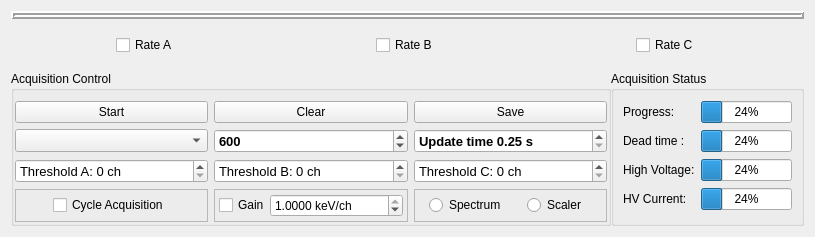
      <widget class="QWidget" name="tab_SP">
       <attribute name="title">
        <string> Acquisition </string>
       </attribute>
       <layout class="QVBoxLayout" name="verticalLayout_20">
        <item>
         <widget class="QFrame" name="frame_8">
          <property name="frameShape">
           <enum>QFrame::Box</enum>
          </property>
          <property name="frameShadow">
           <enum>QFrame::Raised</enum>
          </property>
          <property name="lineWidth">
           <number>2</number>
          </property>
          <layout class="QVBoxLayout" name="verticalLayout_25">
           <property name="spacing">
            <number>0</number>
           </property>
           <property name="leftMargin">
            <number>0</number>
           </property>
           <property name="topMargin">
            <number>0</number>
           </property>
           <property name="rightMargin">
            <number>0</number>
           </property>
           <property name="bottomMargin">
            <number>0</number>
           </property>
           <item>
            <widget class="AcqCanvas" name="AcqWidget" native="true"/>
           </item>
          </layout>
         </widget>
        </item>
        <item>
         <widget class="QStackedWidget" name="stackedWidget">
          <property name="sizePolicy">
           <sizepolicy hsizetype="Preferred" vsizetype="Maximum">
            <horstretch>0</horstretch>
            <verstretch>0</verstretch>
           </sizepolicy>
          </property>
          <property name="currentIndex">
           <number>1</number>
          </property>
          <widget class="QWidget" name="page_1">
           <layout class="QHBoxLayout" name="horizontalLayout_9">
            <item>
             <widget class="QComboBox" name="ZoomComboBox">
              <property name="sizePolicy">
               <sizepolicy hsizetype="Maximum" vsizetype="Fixed">
                <horstretch>0</horstretch>
                <verstretch>0</verstretch>
               </sizepolicy>
              </property>
              <property name="minimumSize">
               <size>
                <width>100</width>
                <height>0</height>
               </size>
              </property>
             </widget>
            </item>
            <item>
             <widget class="QScrollBar" name="HistogramScrollBar">
              <property name="sizePolicy">
               <sizepolicy hsizetype="Expanding" vsizetype="Maximum">
                <horstretch>0</horstretch>
                <verstretch>0</verstretch>
               </sizepolicy>
              </property>
              <property name="minimumSize">
               <size>
                <width>0</width>
                <height>20</height>
               </size>
              </property>
              <property name="autoFillBackground">
               <bool>false</bool>
              </property>
              <property name="orientation">
               <enum>Qt::Horizontal</enum>
              </property>
              <property name="invertedAppearance">
               <bool>false</bool>
              </property>
              <property name="invertedControls">
               <bool>false</bool>
              </property>
             </widget>
            </item>
            <item>
             <widget class="QCheckBox" name="LogScaleCheckBox">
              <property name="text">
               <string>Log Scale</string>
              </property>
             </widget>
            </item>
           </layout>
          </widget>
          <widget class="QWidget" name="page_2">
           <layout class="QHBoxLayout" name="horizontalLayout_13">
            <item alignment="Qt::AlignHCenter">
             <widget class="QCheckBox" name="ACheckBox">
              <property name="text">
               <string>Rate A</string>
              </property>
             </widget>
            </item>
            <item alignment="Qt::AlignHCenter">
             <widget class="QCheckBox" name="BCheckBox">
              <property name="text">
               <string>Rate B</string>
              </property>
             </widget>
            </item>
            <item alignment="Qt::AlignHCenter">
             <widget class="QCheckBox" name="CCheckBox">
              <property name="text">
               <string>Rate C</string>
              </property>
             </widget>
            </item>
           </layout>
          </widget>
         </widget>
        </item>
        <item>
         <widget class="QFrame" name="tab_sp_bottom_frame">
          <property name="sizePolicy">
           <sizepolicy hsizetype="Preferred" vsizetype="Maximum">
            <horstretch>0</horstretch>
            <verstretch>0</verstretch>
           </sizepolicy>
          </property>
          <property name="frameShape">
           <enum>QFrame::NoFrame</enum>
          </property>
          <property name="frameShadow">
           <enum>QFrame::Plain</enum>
          </property>
          <property name="lineWidth">
           <number>0</number>
          </property>
          <layout class="QHBoxLayout" name="horizontalLayout_6">
           <property name="spacing">
            <number>0</number>
           </property>
           <property name="leftMargin">
            <number>0</number>
           </property>
           <property name="topMargin">
            <number>0</number>
           </property>
           <property name="rightMargin">
            <number>0</number>
           </property>
           <property name="bottomMargin">
            <number>0</number>
           </property>
           <item>
            <widget class="QGroupBox" name="AcqControlGroupBox">
             <property name="sizePolicy">
              <sizepolicy hsizetype="Maximum" vsizetype="Preferred">
               <horstretch>0</horstretch>
               <verstretch>0</verstretch>
              </sizepolicy>
             </property>
             <property name="minimumSize">
              <size>
               <width>600</width>
               <height>0</height>
              </size>
             </property>
             <property name="title">
              <string>Acquisition Control</string>
             </property>
             <layout class="QGridLayout" name="gridLayout_7">
              <property name="leftMargin">
               <number>1</number>
              </property>
              <property name="topMargin">
               <number>10</number>
              </property>
              <property name="rightMargin">
               <number>1</number>
              </property>
              <property name="bottomMargin">
               <number>1</number>
              </property>
              <item row="0" column="3">
               <widget class="QPushButton" name="ClearAcqButton">
                <property name="sizePolicy">
                 <sizepolicy hsizetype="Preferred" vsizetype="Fixed">
                  <horstretch>0</horstretch>
                  <verstretch>0</verstretch>
                 </sizepolicy>
                </property>
                <property name="text">
                 <string>Clear</string>
                </property>
               </widget>
              </item>
              <item row="6" column="1">
               <widget class="QSpinBox" name="ThresholdASpinBox">
                <property name="font">
                 <font>
                  <pointsize>10</pointsize>
                 </font>
                </property>
                <property name="suffix">
                 <string> ch</string>
                </property>
                <property name="prefix">
                 <string>Threshold A: </string>
                </property>
                <property name="maximum">
                 <number>16383</number>
                </property>
               </widget>
              </item>
              <item row="0" column="4">
               <widget class="QPushButton" name="SaveAcqButton">
                <property name="sizePolicy">
                 <sizepolicy hsizetype="Preferred" vsizetype="Fixed">
                  <horstretch>0</horstretch>
                  <verstretch>0</verstretch>
                 </sizepolicy>
                </property>
                <property name="text">
                 <string>Save</string>
                </property>
               </widget>
              </item>
              <item row="6" column="3">
               <widget class="QSpinBox" name="ThresholdBSpinBox">
                <property name="font">
                 <font>
                  <pointsize>10</pointsize>
                 </font>
                </property>
                <property name="suffix">
                 <string> ch</string>
                </property>
                <property name="prefix">
                 <string>Threshold B: </string>
                </property>
                <property name="minimum">
                 <number>0</number>
                </property>
                <property name="maximum">
                 <number>16383</number>
                </property>
               </widget>
              </item>
              <item row="3" column="3">
               <widget class="QSpinBox" name="AcqNumberSpinBox">
                <property name="sizePolicy">
                 <sizepolicy hsizetype="Preferred" vsizetype="Fixed">
                  <horstretch>0</horstretch>
                  <verstretch>0</verstretch>
                 </sizepolicy>
                </property>
                <property name="font">
                 <font>
                  <pointsize>10</pointsize>
                  <weight>75</weight>
                  <bold>true</bold>
                 </font>
                </property>
                <property name="suffix">
                 <string/>
                </property>
                <property name="prefix">
                 <string/>
                </property>
                <property name="maximum">
                 <number>50000</number>
                </property>
                <property name="singleStep">
                 <number>60</number>
                </property>
                <property name="value">
                 <number>600</number>
                </property>
               </widget>
              </item>
              <item row="6" column="4">
               <widget class="QSpinBox" name="ThresholdCSpinBox">
                <property name="font">
                 <font>
                  <pointsize>10</pointsize>
                 </font>
                </property>
                <property name="suffix">
                 <string> ch</string>
                </property>
                <property name="prefix">
                 <string>Threshold C: </string>
                </property>
                <property name="minimum">
                 <number>0</number>
                </property>
                <property name="maximum">
                 <number>16383</number>
                </property>
               </widget>
              </item>
              <item row="7" column="3">
               <widget class="QFrame" name="GainFrame">
                <property name="sizePolicy">
                 <sizepolicy hsizetype="Preferred" vsizetype="Maximum">
                  <horstretch>0</horstretch>
                  <verstretch>0</verstretch>
                 </sizepolicy>
                </property>
                <property name="frameShape">
                 <enum>QFrame::StyledPanel</enum>
                </property>
                <property name="frameShadow">
                 <enum>QFrame::Raised</enum>
                </property>
                <layout class="QHBoxLayout" name="horizontalLayout_8">
                 <property name="spacing">
                  <number>0</number>
                 </property>
                 <property name="leftMargin">
                  <number>4</number>
                 </property>
                 <property name="topMargin">
                  <number>4</number>
                 </property>
                 <property name="rightMargin">
                  <number>4</number>
                 </property>
                 <property name="bottomMargin">
                  <number>4</number>
                 </property>
                 <item>
                  <widget class="QCheckBox" name="GainCheckBox">
                   <property name="sizePolicy">
                    <sizepolicy hsizetype="Maximum" vsizetype="Fixed">
                     <horstretch>0</horstretch>
                     <verstretch>0</verstretch>
                    </sizepolicy>
                   </property>
                   <property name="text">
                    <string>Gain</string>
                   </property>
                  </widget>
                 </item>
                 <item>
                  <widget class="QDoubleSpinBox" name="GainSpinBox">
                   <property name="suffix">
                    <string> keV/ch</string>
                   </property>
                   <property name="decimals">
                    <number>4</number>
                   </property>
                   <property name="maximum">
                    <double>1.000000000000000</double>
                   </property>
                   <property name="singleStep">
                    <double>0.001000000000000</double>
                   </property>
                   <property name="value">
                    <double>1.000000000000000</double>
                   </property>
                  </widget>
                 </item>
                </layout>
               </widget>
              </item>
              <item row="3" column="4">
               <widget class="QDoubleSpinBox" name="UpdateTimeSpinBox">
                <property name="sizePolicy">
                 <sizepolicy hsizetype="Preferred" vsizetype="Fixed">
                  <horstretch>0</horstretch>
                  <verstretch>0</verstretch>
                 </sizepolicy>
                </property>
                <property name="font">
                 <font>
                  <pointsize>10</pointsize>
                  <weight>75</weight>
                  <bold>true</bold>
                 </font>
                </property>
                <property name="prefix">
                 <string>Update time </string>
                </property>
                <property name="suffix">
                 <string> s</string>
                </property>
                <property name="minimum">
                 <double>0.250000000000000</double>
                </property>
                <property name="maximum">
                 <double>5.000000000000000</double>
                </property>
                <property name="singleStep">
                 <double>0.250000000000000</double>
                </property>
               </widget>
              </item>
              <item row="3" column="1">
               <widget class="QComboBox" name="StopCriteriaComboBox">
                <property name="sizePolicy">
                 <sizepolicy hsizetype="Preferred" vsizetype="Fixed">
                  <horstretch>0</horstretch>
                  <verstretch>0</verstretch>
                 </sizepolicy>
                </property>
                <property name="font">
                 <font>
                  <pointsize>10</pointsize>
                  <weight>75</weight>
                  <bold>true</bold>
                 </font>
                </property>
               </widget>
              </item>
              <item row="0" column="1">
               <widget class="QPushButton" name="StartStopAcqButton">
                <property name="sizePolicy">
                 <sizepolicy hsizetype="Preferred" vsizetype="Fixed">
                  <horstretch>0</horstretch>
                  <verstretch>0</verstretch>
                 </sizepolicy>
                </property>
                <property name="text">
                 <string>Start</string>
                </property>
               </widget>
              </item>
              <item row="7" column="4">
               <widget class="QFrame" name="ViewFrame">
                <property name="sizePolicy">
                 <sizepolicy hsizetype="Preferred" vsizetype="Preferred">
                  <horstretch>0</horstretch>
                  <verstretch>0</verstretch>
                 </sizepolicy>
                </property>
                <property name="frameShape">
                 <enum>QFrame::StyledPanel</enum>
                </property>
                <property name="frameShadow">
                 <enum>QFrame::Raised</enum>
                </property>
                <layout class="QHBoxLayout" name="horizontalLayout_12">
                 <property name="spacing">
                  <number>2</number>
                 </property>
                 <property name="leftMargin">
                  <number>10</number>
                 </property>
                 <property name="topMargin">
                  <number>4</number>
                 </property>
                 <property name="rightMargin">
                  <number>4</number>
                 </property>
                 <property name="bottomMargin">
                  <number>4</number>
                 </property>
                 <item alignment="Qt::AlignHCenter">
                  <widget class="QRadioButton" name="SpectrumRadioButton">
                   <property name="text">
                    <string>Spectrum </string>
                   </property>
                  </widget>
                 </item>
                 <item alignment="Qt::AlignHCenter">
                  <widget class="QRadioButton" name="ScalerRadioButton">
                   <property name="text">
                    <string>Scaler </string>
                   </property>
                  </widget>
                 </item>
                </layout>
               </widget>
              </item>
              <item row="7" column="1">
               <widget class="QFrame" name="frame_2">
                <property name="sizePolicy">
                 <sizepolicy hsizetype="Preferred" vsizetype="Preferred">
                  <horstretch>0</horstretch>
                  <verstretch>0</verstretch>
                 </sizepolicy>
                </property>
                <property name="frameShape">
                 <enum>QFrame::StyledPanel</enum>
                </property>
                <property name="frameShadow">
                 <enum>QFrame::Raised</enum>
                </property>
                <layout class="QVBoxLayout" name="verticalLayout_24">
                 <property name="leftMargin">
                  <number>4</number>
                 </property>
                 <property name="topMargin">
                  <number>4</number>
                 </property>
                 <property name="rightMargin">
                  <number>4</number>
                 </property>
                 <property name="bottomMargin">
                  <number>4</number>
                 </property>
                 <item alignment="Qt::AlignHCenter">
                  <widget class="QCheckBox" name="AutoRestartCheckBox">
                   <property name="text">
                    <string>Cycle Acquisition</string>
                   </property>
                  </widget>
                 </item>
                </layout>
               </widget>
              </item>
             </layout>
            </widget>
           </item>
           <item>
            <widget class="QGroupBox" name="AcqStatusGroupBox">
             <property name="title">
              <string>Acquisition Status</string>
             </property>
             <layout class="QGridLayout" name="gridLayout">
              <item row="4" column="1">
               <widget class="QProgressBar" name="IBar">
                <property name="value">
                 <number>24</number>
                </property>
               </widget>
              </item>
              <item row="3" column="1">
               <widget class="QProgressBar" name="UBar">
                <property name="value">
                 <number>24</number>
                </property>
               </widget>
              </item>
              <item row="3" column="0">
               <widget class="QLabel" name="label_10">
                <property name="text">
                 <string>High Voltage:</string>
                </property>
               </widget>
              </item>
              <item row="1" column="1">
               <widget class="QProgressBar" name="ProgressBar">
                <property name="value">
                 <number>24</number>
                </property>
               </widget>
              </item>
              <item row="4" column="0">
               <widget class="QLabel" name="label_12">
                <property name="text">
                 <string>HV Current:</string>
                </property>
               </widget>
              </item>
              <item row="1" column="0">
               <widget class="QLabel" name="label_11">
                <property name="text">
                 <string>Progress:</string>
                </property>
               </widget>
              </item>
              <item row="2" column="0">
               <widget class="QLabel" name="label_9">
                <property name="text">
                 <string>Dead time :</string>
                </property>
               </widget>
              </item>
              <item row="2" column="1">
               <widget class="QProgressBar" name="DeadTimeBar">
                <property name="value">
                 <number>24</number>
                </property>
               </widget>
              </item>
             </layout>
            </widget>
           </item>
          </layout>
         </widget>
        </item>
       </layout>
      </widget>
